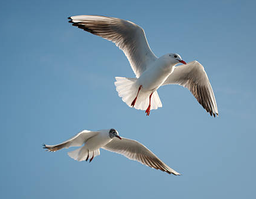
#> input picture Lab3_Image-Segmentation/input/bird.png, 256 x 199 px, shrunk from 428 x 332 before the run
$ jupyter execute 'Lab3_Image Segmentation.ipynb'
#> lines starting #> are read from the running program, lines starting #| are printed output that depends on the picture
# **Lab3 : Image Segmentation (Histogram of Oriented Gradients & K-Mean Clustering)**

[cell 1]
import cv2
import numpy as np
import pandas as pd
import matplotlib.pyplot as plt
from skimage.feature import hog
from skimage import measure


import glob

from sklearn.cluster import KMeans

from scipy import spatial

from tqdm import tqdm
import cv2
import os
import random

## Load Image

[cell 2]
### START CODE HERE ###

image = cv2.imread("input/bird.png")
#> image is the input picture: shape (199, 256, 3); mean B, G, R 172.7, 148.9, 116
image = cv2.cvtColor(image, cv2.COLOR_BGR2RGB)

plt.imshow(image)

### END CODE HERE ###

## Histogram of Oriented Gradients

Blur the image then apply to the [`hog()`](<https://scikit-image.org/docs/stable/api/skimage.feature.html#skimage.feature.hog:~:text=skimage.feature.hog(,%23>)
<details>

<summary>
<font size="3" color="orange">
<b>Expected output</b>
</font>
</summary>

- The output should resemble this, but not be identical

</details>

[cell 3]
### START CODE HERE ###

blurry_image = cv2.GaussianBlur(image, (21, 21), 0)
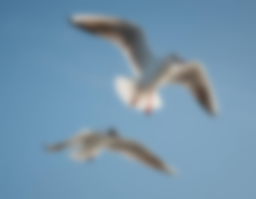
#> blurry_image: shape (199, 256, 3); mean R, G, B 116, 149, 172.7

fd, hog_image = hog(
    blurry_image,
    orientations = 9,
    pixels_per_cell = (4, 4),
    cells_per_block = (2, 2),
    visualize = True,
    channel_axis = -1,
)

fig, (ax1, ax2) = plt.subplots(1, 2, figsize=(15, 6))

ax1.imshow(blurry_image)

ax2.imshow(hog_image, cmap='gray')

### END CODE HERE ###

Complete the `HOGSubimageExtractor()`.

That extracts Histogram of Oriented Gradients features from sub-images of a larger image. It divides the image into overlapping tiles, computes HOG features for each tile, and stores both the feature vectors and visualizations. The class also provides a method to plot the HOG visualizations.

**Attributes:**
- `image`: The input image.
- `tile_size`: The size of each sub-image to extract.
- `stride`: The pixel stride between consecutive sub-images.
- `hGrid`: An array of indices representing the starting positions for rows of sub-images.
- `wGrid`: An array of indices representing the starting positions for columns of sub-images.
- `hog_features`: A list to store the HOG feature vectors for each sub-image.
- `hog_images`: A list to store the visualized HOG images for each sub-image (optional).

**Methods:**
- `extract_hog_features()`: Compute HOG features for each sub-image.
- `plot_hog_images()`: Plots the HOG visualization images.
- `get_num_grid()`: Return the number of rows and columns in the grid of sub-images.

[cell 4]
### START CODE HERE ###

class HOGSubimageExtractor:
    def __init__(self, image, tile_size, stride):
        self.image = image
        self.tile_size = tile_size
        self.stride = stride
        self.h, self.w = image.shape[:2]
#> self.h = 199; self.w = 256
        self.hGrid = np.arange(0, self.h - tile_size[0] + 1, stride[0])
#> self.hGrid = [0, 32, 64, 96, 128]
        self.wGrid = np.arange(0, self.w - tile_size[1] + 1, stride[1])
#> self.wGrid = [0, 32, 64, 96, 128, 160, 192]
        self.hog_features = []
        self.hog_images = []
        self.extract_hog_features()

    def extract_hog_features(self):
        for y in self.hGrid:
            for x in self.wGrid:
                tile = self.image[y:y + self.tile_size[0], x:x + self.tile_size[1]]

                features, hog_image = hog(
                    tile,
                    orientations = 9,
                    pixels_per_cell = (4, 4),
                    cells_per_block = (2, 2),
                    visualize = True,
                    channel_axis = -1,
                )

                self.hog_features.append(features)
                self.hog_images.append(hog_image)
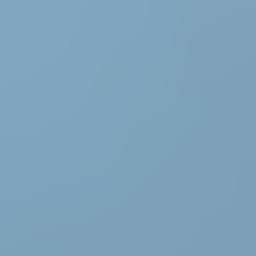
#> tile: shape (64, 64, 3) (shown 4 times larger); mean R, G, B 127.2, 162.5, 187.6
#> after the loop, self.hog_features = 35 items; self.hog_images = 35 items

    def plot_hog_images(self):
        num_rows, num_cols = self.get_num_grid()
        fig, axes = plt.subplots(num_rows, num_cols, figsize=(10, 10))

        for i, y in enumerate(self.hGrid):
            for j, x in enumerate(self.wGrid):
                idx = i * len(self.wGrid) + j
                ax = axes[i, j]
                ax.imshow(self.hog_images[idx], cmap='gray')
                ax.axis('off')

        plt.tight_layout()
        plt.subplots_adjust(wspace=0.1, hspace=0.1)
        plt.show()

    def get_num_grid(self):
        return len(self.hGrid), len(self.wGrid)

### END CODE HERE ###

Let's use `HOGSubimageExtractor()` in the cell below.
<details>

<summary>
<font size="3" color="orange">
<b>Expected output from hog_extractor.plot_hog_images()</b>
</font>
</summary>

- The output should resemble this, but not be identical

</details>

[cell 5]
### START CODE HERE ###

tile_size = [64, 64]
stride = [32, 32]
hog_extractor = HOGSubimageExtractor(blurry_image, tile_size , stride)
num_grid = hog_extractor.get_num_grid()
#> num_grid = (5, 7)
print(f'Number of grids: {num_grid}')
#| Number of grids: (5, 7)
hog_extractor.plot_hog_images()

### END CODE HERE ###

## K-Mean Clustering
Complete the `KMeansCluster()`.
Perform K-means clustering on Histogram of Oriented Gradients (HOG) features extracted from an image.
**Attriburtes:**
- `hog_extractor`: An object responsible for extractin HOG features from an image.
- `n_clusters`: The number of clusters to use in K-means.
- `cluster_array`: A 2D array representing the cluster assignments for each grid cell.
- `all_labels`: A 2D array representing the connected components (objects) identified after clustering.
- `bounding_boxes`: A list of tuples containing (object_id, start_coordinates, end_coordinates) for each detected object.

**Method:**
- `perform_clustering()`: Performs K-means clustering on the HOG features extracted by the hog_extractor object.<br>
It then reshapes the cluster assignmentss into a grid and identifies connected components using the `measure.label()` function.
- `plot_cluster_and_labels()`: Visualize the cluster assignments and connected components as images using Matplotlib.
- `get_bounding_boxes()`: Extracts bounding boxes for each detected object.

[cell 6]
### START CODE HERE ###

class KMeansCluster:
    def __init__(self, hog_extractor, n_clusters, random_state):
        self.hog_extractor = hog_extractor
        self.n_clusters = n_clusters
        self.random_state = random_state
        self.cluster_array = None
        self.all_labels = None
        self.bounding_boxes = []
        self.perform_clustering()

    def perform_clustering(self):
        features = np.array(self.hog_extractor.hog_features)
        kmeans = KMeans(n_clusters=self.n_clusters, random_state=self.random_state)
        clusters = kmeans.fit_predict(features)

        num_rows, num_cols = self.hog_extractor.get_num_grid()
#> num_rows = 5
        self.cluster_array = clusters.reshape((num_rows, num_cols))

        self.all_labels = measure.label(self.cluster_array)

    def plot_cluster_and_labels(self):
        fig, axes = plt.subplots(1, 2, figsize=(12, 5))

        axes[0].imshow(self.cluster_array)

        temp = axes[1].imshow(self.all_labels)

        plt.colorbar(temp, ax=axes[1])
        plt.show()

    def get_bounding_boxes(self):
        self.bounding_boxes = []
        props = measure.regionprops(self.all_labels)

        for obj in props:
            min_row, min_col, max_row, max_col = obj.bbox

            y_start = self.hog_extractor.hGrid[min_row]
            x_start = self.hog_extractor.wGrid[min_col]
            y_end = self.hog_extractor.hGrid[max_row - 1] + self.hog_extractor.tile_size[0]
            x_end = self.hog_extractor.wGrid[max_col - 1] + self.hog_extractor.tile_size[1]

            self.bounding_boxes.append(((x_start, y_start), (x_end, y_end)))

        return self.bounding_boxes

### END CODE HERE ###

Complete the function below. Using [`cv2.rectangle()`](<https://docs.opencv.org/4.x/dc/da5/tutorial_py_drawing_functions.html#:~:text=511%2C511)%2C(255%2C0%2C0)%2C5)-,Drawing%20Rectangle,-To%20draw%20a>)

[cell 7]
### START CODE HERE ###

def draw_bbox(image, bboxes):
    image_copy = image.copy()

    for start, end in bboxes:
        color = (255, 0, 0)
        thickness = 2
        cv2.rectangle(image_copy, start, end, color, thickness)

    plt.figure(figsize=(8, 5))
    plt.imshow(image_copy)
    plt.show()

### END CODE HERE ###

Let's use `KMeansCluster()` and `draw_bbox()` in the cell below.
<details>

<summary>
<font size="3" color="orange">
<b>Expected output</b>
</font>
</summary>

- The output should resemble this, but not be identical

</details>

[cell 8]
kmeans_cluster = KMeansCluster(hog_extractor, n_clusters=2, random_state=12345)
kmeans_cluster.plot_cluster_and_labels()
bboxes = kmeans_cluster.get_bounding_boxes()
#> bboxes = [((0, 0), (256, 192))]
draw_bbox(image,bboxes)
#> the loop in draw_bbox, `for start, end in bboxes:` made 1 pass
#> (end, color, thickness) on pass 1: ((256, 192), (255, 0, 0), 2)
#> after the loop in draw_bbox, `for start, end in bboxes:`:
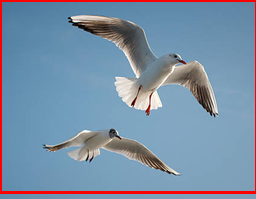
#> image_copy: shape (199, 256, 3); mean R, G, B 121.5, 143.7, 166.4

---

## Experiment
Do the experiment to identify 3 best parameters that produce the perfectly fitting bounding box of the object of interest in the image.

[cell 9]
### START CODE HERE ###

tile_size = [48, 96]
stride = [32, 32]
hog_extractor = HOGSubimageExtractor(blurry_image, tile_size , stride)
#> after the loop in extract_hog_features (call 2), `for y in self.hGrid:`:
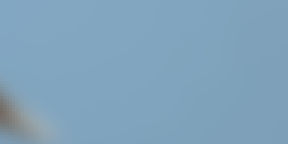
#> tile: shape (48, 96, 3) (shown 3 times larger); mean R, G, B 128.7, 163.1, 187.6
#> after the loop in extract_hog_features (call 2), `for y in self.hGrid:`: self.hog_features = 30 items
num_grid = hog_extractor.get_num_grid()
#> num_grid = (5, 6)
print(f'Number of grids: {num_grid}')
#| Number of grids: (5, 6)
hog_extractor.plot_hog_images()

kmeans_cluster = KMeansCluster(hog_extractor, n_clusters=2, random_state=12345)
kmeans_cluster.plot_cluster_and_labels()
#> in plot_cluster_and_labels (call 2), `plt.show()`:
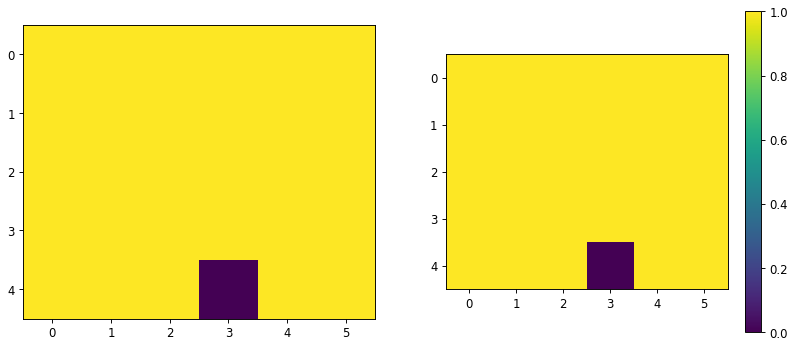
#> figure drawn by matplotlib, 3 panels
bboxes = kmeans_cluster.get_bounding_boxes()
#> bboxes = [((0, 0), (256, 176))]
draw_bbox(image,bboxes)
#> the loop in draw_bbox (call 2), `for start, end in bboxes:` made 1 pass
#> (end, color, thickness) on pass 1: ((256, 176), (255, 0, 0), 2)
#> after the loop in draw_bbox (call 2), `for start, end in bboxes:`:
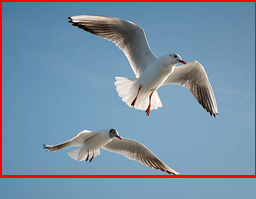
#> image_copy: shape (199, 256, 3); mean R, G, B 121.3, 143.8, 166.5

### END CODE HERE ###

[cell 10]
### START CODE HERE ###

tile_size = [64, 64]
stride = [16, 16]
hog_extractor = HOGSubimageExtractor(blurry_image, tile_size , stride)
num_grid = hog_extractor.get_num_grid()
#> num_grid = (9, 13)
print(f'Number of grids: {num_grid}')
#| Number of grids: (9, 13)
hog_extractor.plot_hog_images()

kmeans_cluster = KMeansCluster(hog_extractor, n_clusters=2, random_state=12345)
kmeans_cluster.plot_cluster_and_labels()
#> in plot_cluster_and_labels (call 3), `plt.show()`:
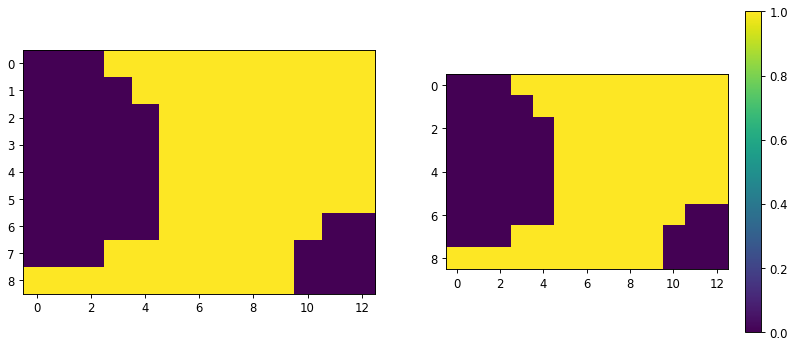
#> figure drawn by matplotlib, 3 panels
bboxes = kmeans_cluster.get_bounding_boxes()
#> bboxes = [((0, 0), (256, 192))]
draw_bbox(image,bboxes)

### END CODE HERE ###

[cell 11]
### START CODE HERE ###

tile_size = [68, 68]
stride = [16, 16]
hog_extractor = HOGSubimageExtractor(blurry_image, tile_size , stride)
num_grid = hog_extractor.get_num_grid()
#> num_grid = (9, 12)
print(f'Number of grids: {num_grid}')
#| Number of grids: (9, 12)
hog_extractor.plot_hog_images()
#> in plot_hog_images (call 4), `plt.show()`:
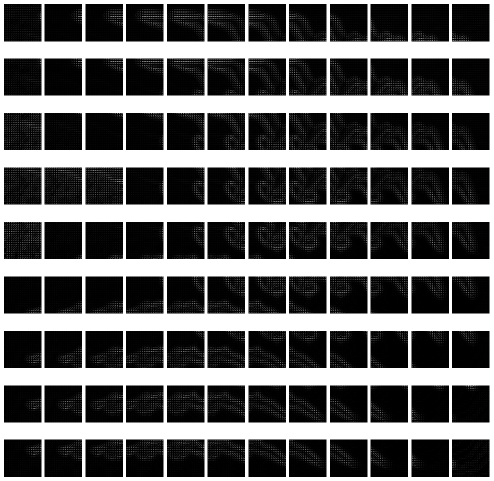
#> figure drawn by matplotlib, 108 panels

kmeans_cluster = KMeansCluster(hog_extractor, n_clusters=2, random_state=12345)
kmeans_cluster.plot_cluster_and_labels()
#> in plot_cluster_and_labels (call 4), `plt.show()`:
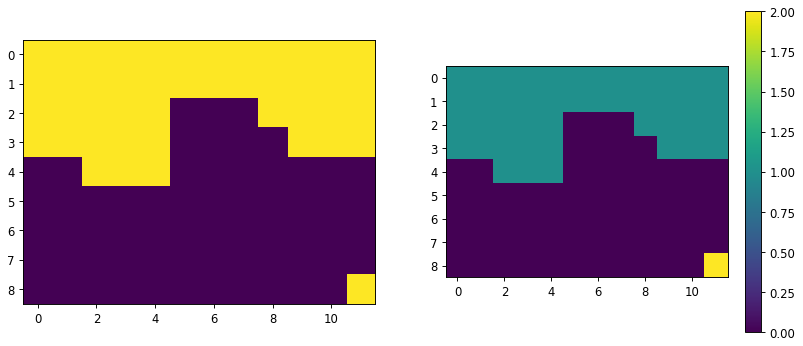
#> figure drawn by matplotlib, 3 panels
bboxes = kmeans_cluster.get_bounding_boxes()
#> bboxes = [((0, 0), (244, 132)), ((176, 128), (244, 196))]
draw_bbox(image,bboxes)
#> the loop in draw_bbox (call 4), `for start, end in bboxes:` made 2 passes
#> (end, color, thickness) on pass 1: ((244, 132), (255, 0, 0), 2)
#> (start, end, color, thickness) on pass 2: ((176, 128), (244, 196), (255, 0, 0), 2)
#> after the loop in draw_bbox (call 4), `for start, end in bboxes:`:
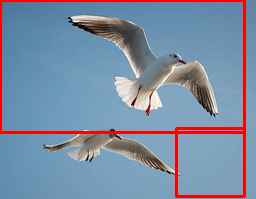
#> image_copy: shape (199, 256, 3); mean R, G, B 123.3, 141.1, 163.4

### END CODE HERE ###
